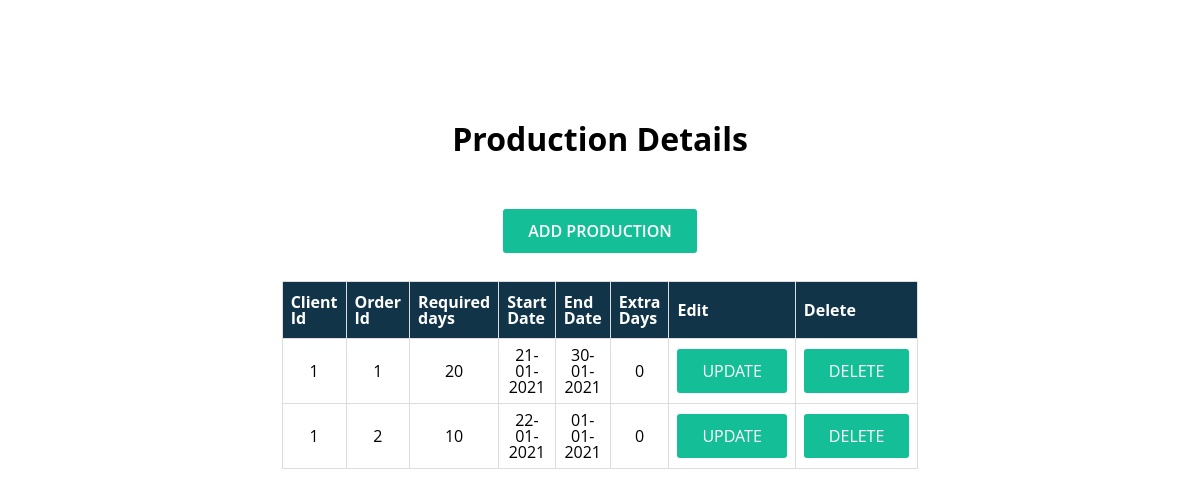
/editproductions, run on the app's committed database.
### tables this page shows
CREATE TABLE production(
                        clientid INTEGER,
                        orderid INTEGER,
                        requireddays INTEGER,
                        startdate TEXT,
                        enddate TEXT,
                        extradays INTEGER,
                        FOREIGN KEY(orderid) REFERENCES orders(orderid) ON DELETE CASCADE,
                        FOREIGN KEY (clientid) REFERENCES client(clientid) ON DELETE CASCADE


                );

### app.py (the view)
@app.route('/editproductions')
def render_editproductions():
    conn = sqlite3.connect('file.db')
    c = conn.cursor()
    productions_query = c.execute("""SELECT * FROM production""").fetchall()
    return render_template("editproductions.html", productions=productions_query)

### templates/editproductions.html (shortened to what this page needs)
<!DOCTYPE html>
<html lang="en">
<head>
     <link rel="stylesheet" href="{{ url_for('static' , filename='style.css' ) }}">
</head>
<body>
    <h1 id="edithead" style="text-align: center;">Production Details</h1>
    <div class="table">
        <table id ="edittable">
            <tr>
                <th>Client Id</th>
                <th>Order Id</th>
                <th>Required days</th>
                <th>Start Date</th>
                <th>End Date</th>
                <th>Extra Days</th>
                <th>Edit</th>
                <th>Delete</th>
            </tr>
            <div>
                <a id="edit" href="/production">ADD PRODUCTION</a>
            </div>
            {% for production in productions %}
                <form action="" method="POST">
                    <tr>
                        <td>{{production[0]}}</td>
                        <td>{{production[1]}}</td>
                        <td>{{production[2]}}</td>
                        <td>{{production[3]}}</td>
                        <td>{{production[4]}}</td>
                        <td>{{production[5]}}</td>
                        <td><a id="edit" href="/editproductions/{{production[1]}}">UPDATE</a></td>
                        <td><a id="edit" href="/deleteproduction/{{production[1]}}">DELETE</a></td>
                    </tr>
                </form>
            {% endfor %}
        </table>
    </div>
</body>
</html>

### static/style.css (style rules this page uses)
html, body { margin: 0px; font: 550 1rem/1rem "Open Sans",sans-serif; background-color: #ffffff; }
body { width: 100% }
.table { width:min-content; text-align: center; margin: auto; }
.table > div:nth-child(1) > a:nth-child(1) { margin-top: 12px; margin-bottom: 28px; }
#edithead { margin: 50px auto 50px auto; }
#edittable { font: 500 1rem/1rem "Open Sans",sans-serif; border-collapse: collapse; border-radius: 5px; width: 100%; }
#edittable td, #edittable th { border: 1px solid #ddd; padding: 8px; }
#edittable th { padding-top: 12px; padding-bottom: 12px; text-align: left; background-color: #113448; color: white; }
#edit:link, #edit:visited { background-color: #14bf98; border-radius: 3px; color: white; padding: 14px 25px; text-align: center; text-decoration: none; display: inline-block; }
#edithead { text-align: center; margin-top: 131px; }

### data on the page
production: clientid "1", orderid "1", requireddays "20", startdate "21-01-2021", enddate "30-01-2021", extradays "0"
production: clientid "1", orderid "2", requireddays "10", startdate "22-01-2021", enddate "01-01-2021", extradays "0"
